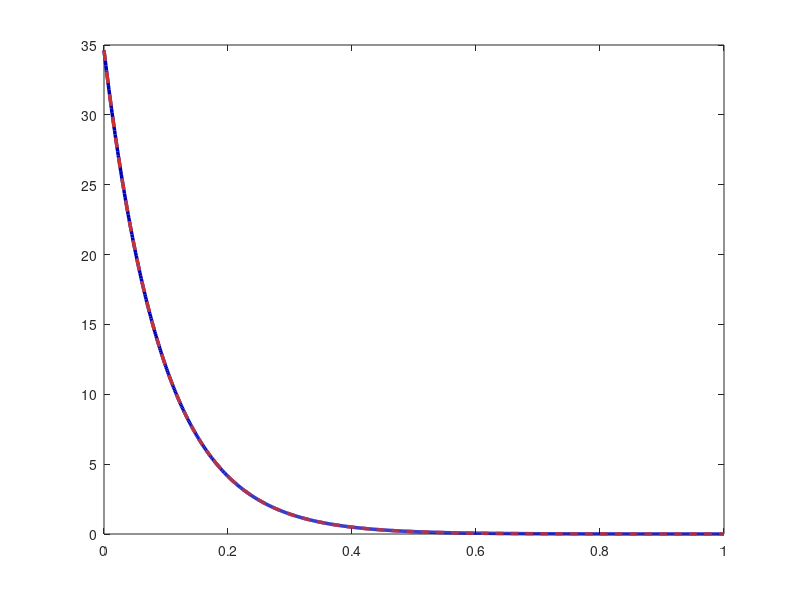

Reproduce this figure in MATLAB. (Note: this script raises an error after producing the figure.)
K = 3.254; T = 0.094;
sys = tf(K, [T 1]);
t = 0:0.001:1;

h_theory = (K/T) * exp(-t/T);
[h_sys, t_sys] = impulse(sys, t);

figure('Position', [100 100 900 400], 'Color','white');
plot(t, h_theory, 'Color', [0, 0, 0.7], 'LineStyle', '-', 'LineWidth', 2.5); 
hold on;
plot(t_sys, h_sys, 'Color', [0.8 0.2 0.2], 'LineStyle', '--', 'LineWidth', 2.5);

ax = gca; ax.LineWidth = 1.5; ax.FontSize = 13;
ax.XColor = [0.3 0.3 0.3]; ax.YColor = [0.3 0.3 0.3];
ax.GridColor = [0.9 0.9 0.9]; ax.GridAlpha = 0.4;
ax.MinorGridColor = [0.95 0.95 0.95]; ax.MinorGridAlpha = 0.2;
grid on; grid minor; box on; ylim([-1, 35]);

xlabel('Time'); ylabel('w(t)');
legend('w_{theor}', 'w_{sys}', 'Location','northeast','FontSize',15);
set(findall(gcf, '-property', 'FontName'), 'FontName', 'DejaVu Math TeX Gyre');
exportgraphics(gcf, '../../../images/task1/time/w1.png', 'Resolution', 500);
